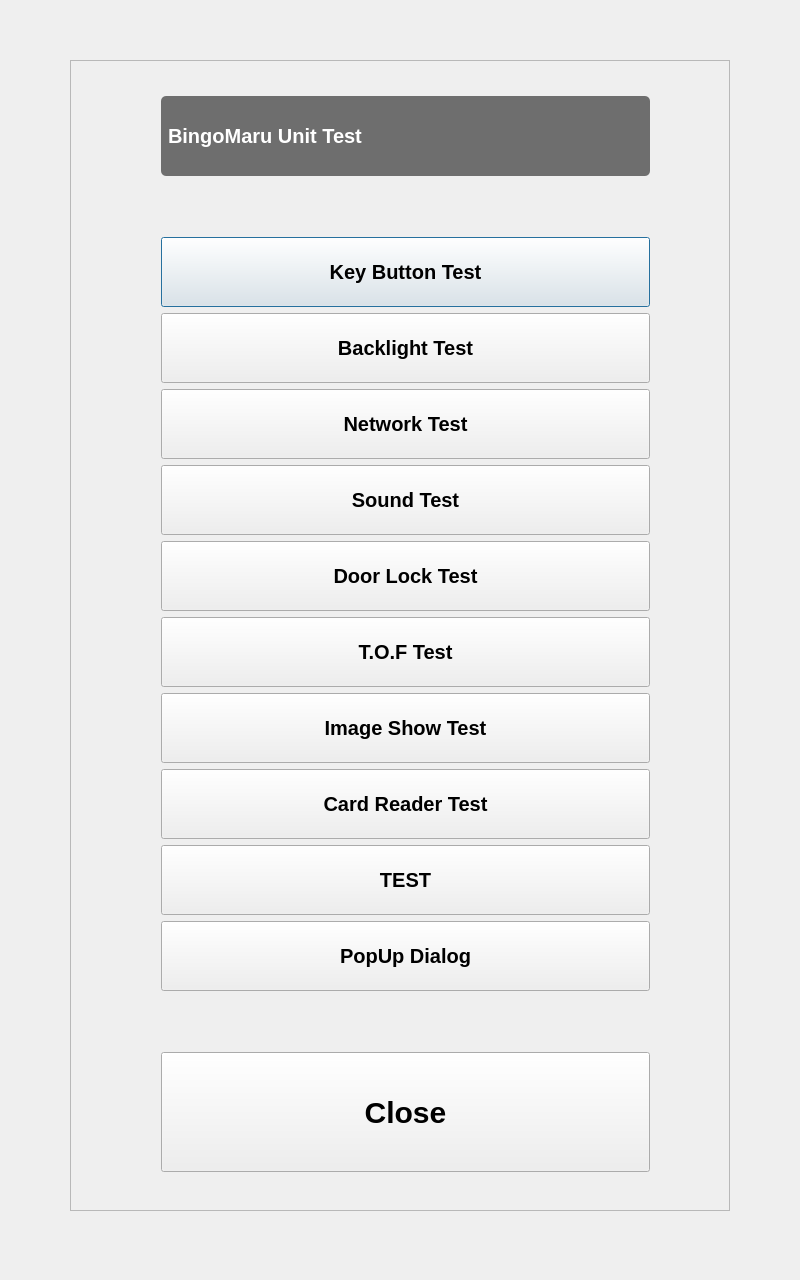
<?xml version="1.0" encoding="UTF-8"?>
<ui version="4.0">
 <class>MainDialog</class>
 <widget class="QDialog" name="MainDialog">
  <property name="geometry">
   <rect>
    <x>0</x>
    <y>0</y>
    <width>800</width>
    <height>1280</height>
   </rect>
  </property>
  <property name="windowTitle">
   <string>MainDialog</string>
  </property>
  <widget class="QFrame" name="frame">
   <property name="geometry">
    <rect>
     <x>70</x>
     <y>60</y>
     <width>660</width>
     <height>1151</height>
    </rect>
   </property>
   <property name="frameShape">
    <enum>QFrame::StyledPanel</enum>
   </property>
   <property name="frameShadow">
    <enum>QFrame::Raised</enum>
   </property>
   <widget class="QWidget" name="layoutWidget">
    <property name="geometry">
     <rect>
      <x>80</x>
      <y>20</y>
      <width>511</width>
      <height>1108</height>
     </rect>
    </property>
    <layout class="QVBoxLayout" name="verticalLayout_2">
     <item>
      <widget class="QLabel" name="label">
       <property name="sizePolicy">
        <sizepolicy hsizetype="Preferred" vsizetype="Fixed">
         <horstretch>0</horstretch>
         <verstretch>0</verstretch>
        </sizepolicy>
       </property>
       <property name="minimumSize">
        <size>
         <width>0</width>
         <height>80</height>
        </size>
       </property>
       <property name="styleSheet">
        <string notr="true">QLabel{
border-radius:5px;
padding: 2px;
background-color: #6E6E6E;
font: bold 20px;
color:white;
qproperty-alignment: AlignCenter;
}
</string>
       </property>
       <property name="text">
        <string>BingoMaru Unit Test</string>
       </property>
      </widget>
     </item>
     <item>
      <layout class="QVBoxLayout" name="verticalLayout">
       <item>
        <spacer name="verticalSpacer">
         <property name="orientation">
          <enum>Qt::Vertical</enum>
         </property>
         <property name="sizeType">
          <enum>QSizePolicy::Fixed</enum>
         </property>
         <property name="sizeHint" stdset="0">
          <size>
           <width>20</width>
           <height>50</height>
          </size>
         </property>
        </spacer>
       </item>
       <item>
        <widget class="QPushButton" name="pushButton">
         <property name="minimumSize">
          <size>
           <width>0</width>
           <height>70</height>
          </size>
         </property>
         <property name="styleSheet">
          <string notr="true">QPushButton{
	font: bold 20px;
}</string>
         </property>
         <property name="text">
          <string>Key Button Test</string>
         </property>
        </widget>
       </item>
       <item>
        <widget class="QPushButton" name="pushButton_3">
         <property name="minimumSize">
          <size>
           <width>0</width>
           <height>70</height>
          </size>
         </property>
         <property name="styleSheet">
          <string notr="true">QPushButton{
	font: bold  20px;
}</string>
         </property>
         <property name="text">
          <string>Backlight Test</string>
         </property>
        </widget>
       </item>
       <item>
        <widget class="QPushButton" name="pushButton_7">
         <property name="minimumSize">
          <size>
           <width>0</width>
           <height>70</height>
          </size>
         </property>
         <property name="styleSheet">
          <string notr="true">QPushButton{
	font: bold 20px;
}</string>
         </property>
         <property name="text">
          <string>Network Test</string>
         </property>
        </widget>
       </item>
       <item>
        <widget class="QPushButton" name="pushButton_2">
         <property name="minimumSize">
          <size>
           <width>0</width>
           <height>70</height>
          </size>
         </property>
         <property name="styleSheet">
          <string notr="true">QPushButton{
	font: bold 20px;
}</string>
         </property>
         <property name="text">
          <string>Sound Test</string>
         </property>
        </widget>
       </item>
       <item>
        <widget class="QPushButton" name="pushButton_4">
         <property name="minimumSize">
          <size>
           <width>0</width>
           <height>70</height>
          </size>
         </property>
         <property name="styleSheet">
          <string notr="true">QPushButton{
	font: bold 20px;
}</string>
         </property>
         <property name="text">
          <string>Door Lock Test</string>
         </property>
        </widget>
       </item>
       <item>
        <widget class="QPushButton" name="pushButton_8">
         <property name="minimumSize">
          <size>
           <width>0</width>
           <height>70</height>
          </size>
         </property>
         <property name="styleSheet">
          <string notr="true">QPushButton{
	font: bold 20px;
}</string>
         </property>
         <property name="text">
          <string>T.O.F Test</string>
         </property>
        </widget>
       </item>
       <item>
        <widget class="QPushButton" name="pushButton_9">
         <property name="minimumSize">
          <size>
           <width>0</width>
           <height>70</height>
          </size>
         </property>
         <property name="styleSheet">
          <string notr="true">QPushButton{
	font: bold 20px;
}</string>
         </property>
         <property name="text">
          <string>Image Show Test</string>
         </property>
        </widget>
       </item>
       <item>
        <widget class="QPushButton" name="pushButton_6">
         <property name="minimumSize">
          <size>
           <width>0</width>
           <height>70</height>
          </size>
         </property>
         <property name="styleSheet">
          <string notr="true">QPushButton{
	font: bold 20px;
}</string>
         </property>
         <property name="text">
          <string>Card Reader Test</string>
         </property>
        </widget>
       </item>
       <item>
        <widget class="QPushButton" name="pushButton_10">
         <property name="minimumSize">
          <size>
           <width>0</width>
           <height>70</height>
          </size>
         </property>
         <property name="styleSheet">
          <string notr="true">QPushButton{
	font: bold 20px;
}
</string>
         </property>
         <property name="text">
          <string>TEST</string>
         </property>
        </widget>
       </item>
       <item>
        <widget class="QPushButton" name="pushButton_11">
         <property name="minimumSize">
          <size>
           <width>0</width>
           <height>70</height>
          </size>
         </property>
         <property name="styleSheet">
          <string notr="true">QPushButton{
	font: bold 20px;
}
</string>
         </property>
         <property name="text">
          <string>PopUp Dialog</string>
         </property>
        </widget>
       </item>
      </layout>
     </item>
     <item>
      <spacer name="verticalSpacer_2">
       <property name="orientation">
        <enum>Qt::Vertical</enum>
       </property>
       <property name="sizeType">
        <enum>QSizePolicy::Fixed</enum>
       </property>
       <property name="sizeHint" stdset="0">
        <size>
         <width>20</width>
         <height>50</height>
        </size>
       </property>
      </spacer>
     </item>
     <item>
      <widget class="QPushButton" name="pushButton_5">
       <property name="minimumSize">
        <size>
         <width>0</width>
         <height>120</height>
        </size>
       </property>
       <property name="styleSheet">
        <string notr="true">QPushButton{
	font: bold 30px;
}</string>
       </property>
       <property name="text">
        <string>Close</string>
       </property>
      </widget>
     </item>
    </layout>
   </widget>
  </widget>
 </widget>
 <layoutdefault spacing="6" margin="11"/>
 <resources/>
 <connections/>
</ui>
